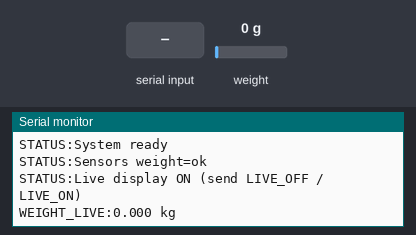
The sketch below on a simulated Arduino Uno, built with avr-gcc and run on an emulated ATmega328P. Shown: the last lines printed to the serial monitor. The inputs (shaded band) are chosen by the test bench; at power-on: weight on the scale 0 g.

Above: at 3.0 s.
3.1 s: "MEASURE_WEIGHT\n" received over Serial
At 5.2 s:
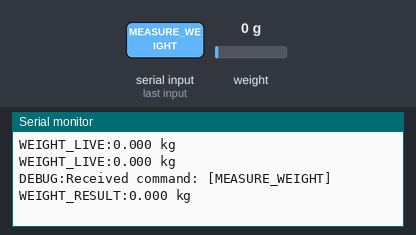
6.3 s: "TARE_SCALE\n" received over Serial
At 7.6 s:
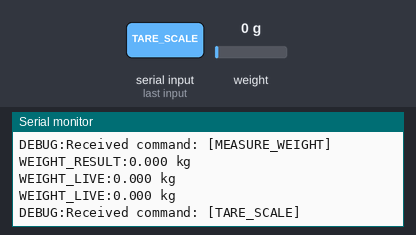
9.8 s: "LIVE_ON\n" received over Serial
At 11.2 s:
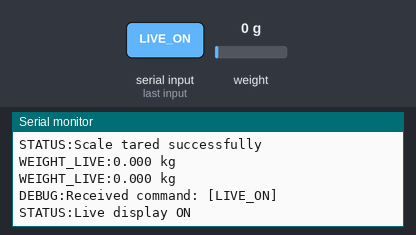
11.9 s: "LIVE_OFF\n" received over Serial
At 12.8 s:
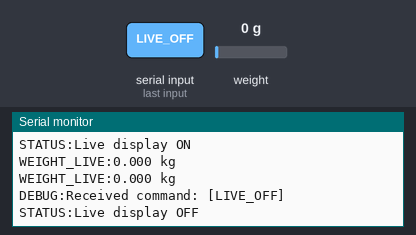
13.9 s: "REFRESH\n" received over Serial
At 14.6 s:
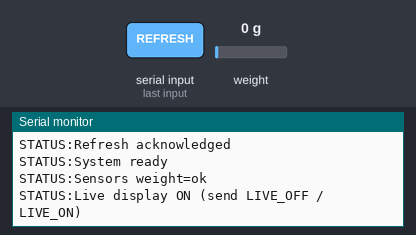

The sketch:

weight_only.ino
```cpp
#include "HX711.h"
#include <string.h>

HX711 scale;

// HX711 pins
const int DT_PIN = 3;
const int SCK_PIN = 2;

// Adjusted: 2.000 kg known read as 4.967 kg with 8.8760
// → 8.8760 * (4.967 / 2.000) = 22.0435
float calibrationFactor = 22.0435;

bool weightSensorReady = false;

char commandBuffer[64];
size_t commandLength = 0;
bool commandTooLong = false;

// Live Serial Monitor readout
bool liveDisplay = true;
unsigned long lastLivePrint = 0;
// get_units(10) needs ~1s at 10 SPS, so poll slower than the read itself.
const unsigned long LIVE_PRINT_INTERVAL_MS = 1000;

bool waitForHx711(unsigned long timeoutMs) {
  unsigned long start = millis();
  while (!scale.is_ready()) {
    if (millis() - start >= timeoutMs) {
      return false;
    }
    delay(1);
  }
  return true;
}

bool initWeightSensor() {
  scale.begin(DT_PIN, SCK_PIN);
  delay(500);

  if (!waitForHx711(2000)) {
    return false;
  }

  scale.set_scale(calibrationFactor);
  scale.tare(10);
  return true;
}

void emitSystemReady() {
  Serial.println("STATUS:System ready");
  Serial.print("STATUS:Sensors weight=");
  Serial.println(weightSensorReady ? "ok" : "fail");
  Serial.println("STATUS:Live display ON (send LIVE_OFF / LIVE_ON)");
}

// Returns weight in kilograms (calibration factor is still based on grams).
float readWeight() {
  float weightKg = scale.get_units(10) / 1000.0f;

  // Soft zero-band (~±0.6 g)
  if (weightKg > -0.0006f && weightKg < 0.0006f) {
    weightKg = 0.0f;
  }

  return weightKg;
}

void printLiveReading() {
  if (!weightSensorReady) {
    Serial.println("WEIGHT_LIVE:ERROR not ready");
    return;
  }

  if (!waitForHx711(500)) {
    // Chip still converting; skip this tick instead of spamming errors.
    return;
  }

  float weight = readWeight();

  Serial.print("WEIGHT_LIVE:");
  Serial.print(weight, 3);
  Serial.println(" kg");
}

void handleCommand(const char* command) {
  Serial.print("DEBUG:Received command: [");
  Serial.print(command);
  Serial.println("]");

  if (strcmp(command, "MEASURE_WEIGHT") == 0) {
    if (!weightSensorReady) {
      Serial.println("STATUS:Retrying weight sensor initialization...");
      weightSensorReady = initWeightSensor();
      if (!weightSensorReady) {
        Serial.println("ERROR:HX711 initialization failed");
        return;
      }
      Serial.println("STATUS:Scale tared");
    }

    if (!waitForHx711(1000)) {
      Serial.println("ERROR:HX711 not ready");
      return;
    }

    float weight = readWeight();
    Serial.print("WEIGHT_RESULT:");
    Serial.print(weight, 3);
    Serial.println(" kg");
  }
  else if (strcmp(command, "TARE_SCALE") == 0) {
    if (!weightSensorReady) {
      Serial.println("ERROR:Scale not ready for taring");
      return;
    }
    if (!waitForHx711(1000)) {
      Serial.println("ERROR:Scale not ready for taring");
      return;
    }
    scale.tare(15);
    Serial.println("STATUS:Scale tared successfully");
  }
  else if (strcmp(command, "LIVE_ON") == 0) {
    liveDisplay = true;
    Serial.println("STATUS:Live display ON");
  }
  else if (strcmp(command, "LIVE_OFF") == 0) {
    liveDisplay = false;
    Serial.println("STATUS:Live display OFF");
  }
  else if (strcmp(command, "REFRESH") == 0 ||
           strcmp(command, "STATUS") == 0 ||
           strcmp(command, "PING") == 0) {
    Serial.println("STATUS:Refresh acknowledged");
    emitSystemReady();
  }
  else {
    Serial.println("ERROR:Unknown command");
  }
}

void setup() {
  Serial.begin(9600);
  delay(300);

  Serial.println("STATUS:Initializing weight sensor...");

  weightSensorReady = initWeightSensor();
  if (weightSensorReady) {
    Serial.println("STATUS:Scale tared");
  } else {
    Serial.println("ERROR:HX711 initialization failed");
  }

  emitSystemReady();
}

void loop() {
  while (Serial.available() > 0) {
    char incoming = (char)Serial.read();

    if (incoming == '\r') continue;

    if (incoming == '\n') {
      if (commandTooLong) {
        Serial.println("ERROR:Command too long");
      } else if (commandLength > 0) {
        commandBuffer[commandLength] = '\0';
        handleCommand(commandBuffer);
      }
      commandLength = 0;
      commandTooLong = false;
      continue;
    }

    if (!commandTooLong) {
      if (commandLength < sizeof(commandBuffer) - 1) {
        commandBuffer[commandLength++] = incoming;
      } else {
        commandTooLong = true;
      }
    }
  }

  // Continuous Serial Monitor line
  if (liveDisplay && (millis() - lastLivePrint >= LIVE_PRINT_INTERVAL_MS)) {
    lastLivePrint = millis();
    printLiveReading();
  }
}
```

Measured:
- after the input at 3.1 s, the serial monitor: prints a new line after 0.78 s (image 1)
- after the input at 6.3 s, the serial monitor: prints a new line after 0.58 s (image 2)
- after the input at 9.8 s, the serial monitor: prints a new line after 0.58 s (image 3)
- after the input at 11.9 s, the serial monitor: prints a new line after 0.50 s (image 4)
- after the input at 13.9 s, the serial monitor: prints a new line at once (image 5)
